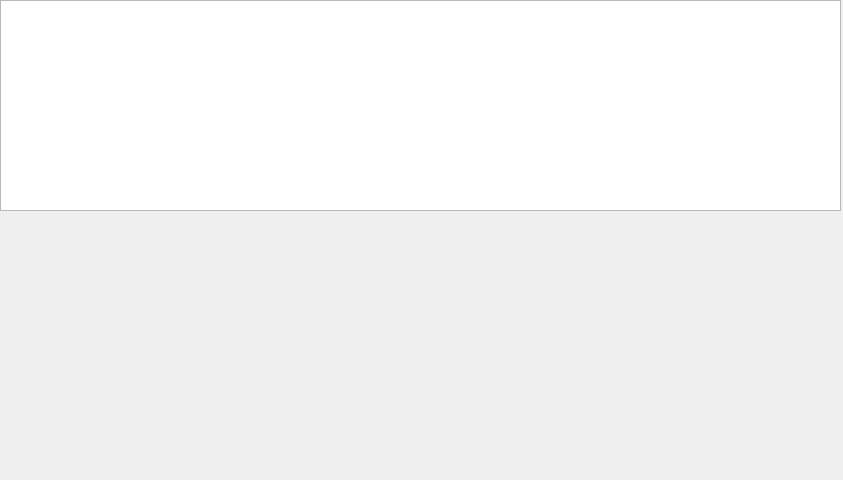
<?xml version="1.0" encoding="UTF-8"?>
<ui version="4.0">
 <class>WlanAvailable</class>
 <widget class="QMainWindow" name="WlanAvailable">
  <property name="geometry">
   <rect>
    <x>0</x>
    <y>0</y>
    <width>843</width>
    <height>480</height>
   </rect>
  </property>
  <property name="windowTitle">
   <string>MainWindow</string>
  </property>
  <widget class="QWidget" name="centralwidget">
   <widget class="QListWidget" name="wlanList">
    <property name="geometry">
     <rect>
      <x>0</x>
      <y>0</y>
      <width>841</width>
      <height>211</height>
     </rect>
    </property>
   </widget>
  </widget>
 </widget>
 <resources/>
 <connections/>
</ui>
